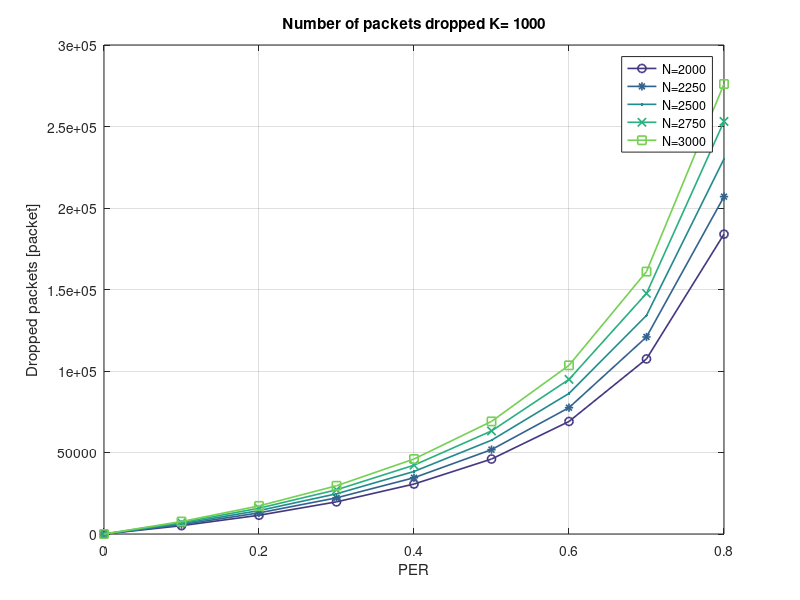
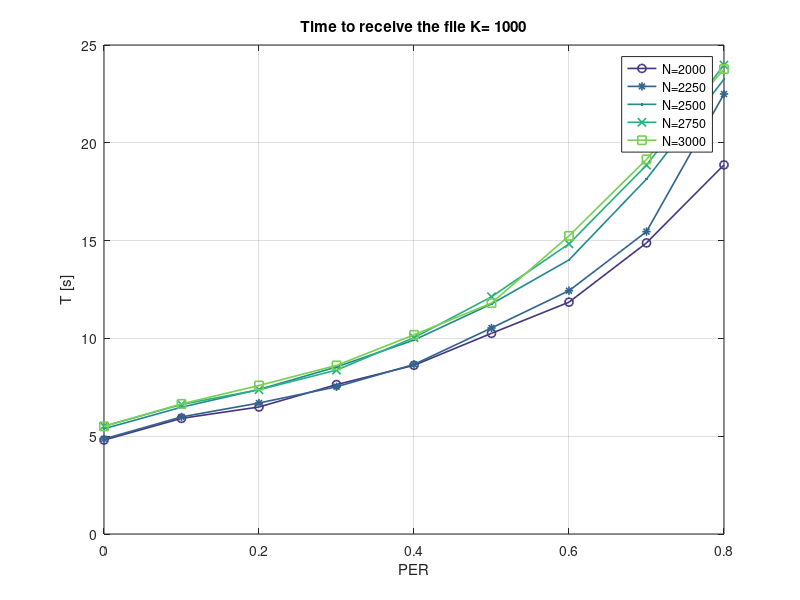
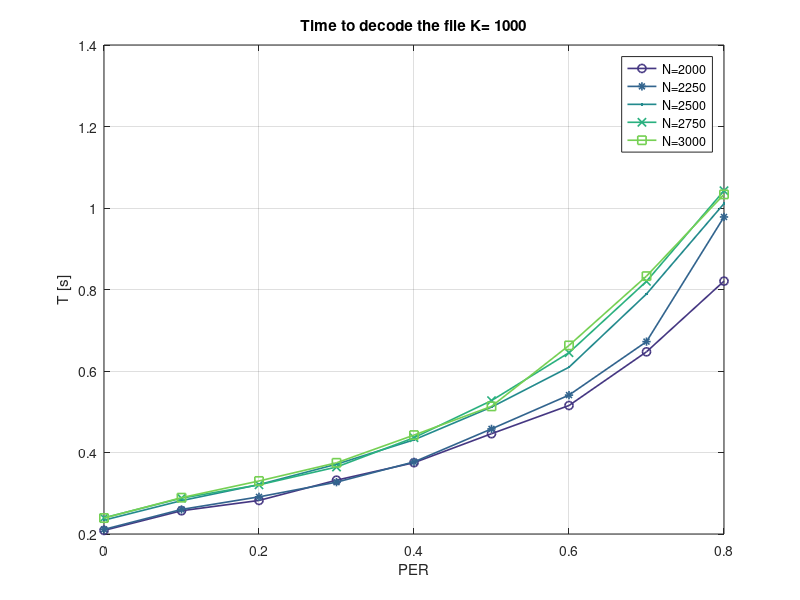
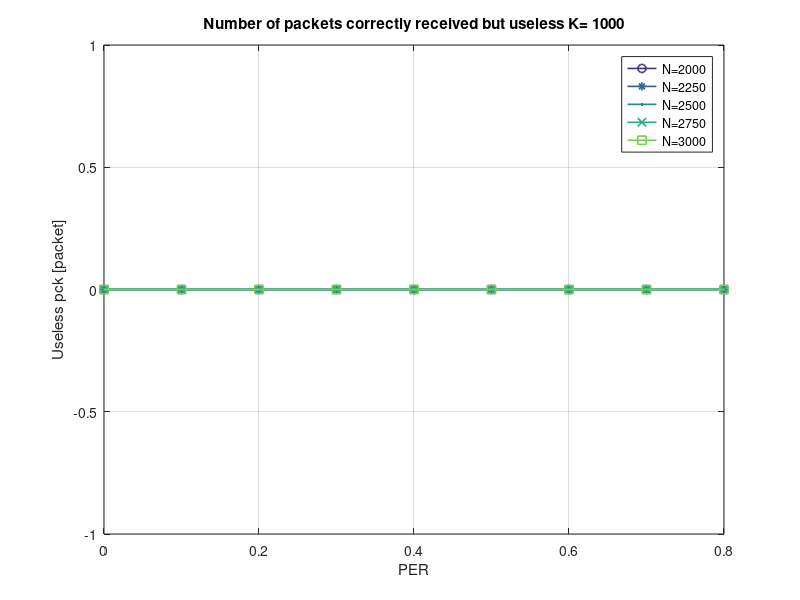

These charts were generated, in order, by the following MATLAB code:
clear all;
color_matrix = colormap;
markers = {'+-','o-','*-','.-','x-','s-','d-','^-','v-','>-','<-','p-','h-'};
markersize = 6; % 3 is best for tikz
linewidth = 1.2;
close all hidden;
%% LT RX
%%dectime	rxtime	totrxpck droppck	rxpck	uselesspck PER_estimate PER	K_TB_SIZE N_TB_SIZE
%%dectime	rxtime	totrxpck droppck	rxpck	uselesspck PER_estimate PER	K_TB_SIZE N_TB_SIZE	faileddec
data_LT_rx=importdata('./data/data_LT_rx_PER_mode_0.txt',' ');
Nmc=100; %number of Montecarlo trials for each tuple of PER-K-N
PERs=unique(data_LT_rx(:,8));
Ks=unique(data_LT_rx(:,9));
increments=unique(data_LT_rx(find(data_LT_rx(:,9)==Ks(1)),10))-Ks(1);
for i=1:length(PERs)
    for j=1:length(Ks)
        for k=1:length(increments)
    data_PER_K_N_rx=[];
    data_PER_K_N_rx=data_LT_rx(find(data_LT_rx(:,8)==PERs(i) & data_LT_rx(:,9)==Ks(j) & data_LT_rx(:,10)==(Ks(j)+increments(k))),:);
    dectime_LT(i,j,k)=mean(data_PER_K_N_rx(:,1));
    rxtime_LT(i,j,k)=mean(data_PER_K_N_rx(:,2));
    totrxpck_LT(i,j,k)=mean(data_PER_K_N_rx(:,3));
    droppck_LT(i,j,k)=mean(data_PER_K_N_rx(:,4));
    rxpck_LT(i,j,k)=mean(data_PER_K_N_rx(:,5));
    uselesspck_LT(i,j,k)=mean(data_PER_K_N_rx(:,6));
    PER_estimate_LT(i,j,k)=mean(data_PER_K_N_rx(:,7));
        end
    end
end

for j=1:length(Ks)
    figure();
    for k=1:length(increments)
        plot(PERs,squeeze(droppck_LT(:,j,k)), markers{mod(k, numel(markers)) + 1}, 'Color', color_matrix(mod(k*10, size(color_matrix, 1)) + 1,:), ...
				'LineWidth', linewidth, 'MarkerSize', markersize)
        title(['Number of packets dropped K= ', num2str(Ks(j))]);
        hold all;
    end
    grid on;
    xlabel('PER');
	ylabel('Dropped packets [packet]');
    str=[cellstr(num2str((Ks(j)+increments), 'N=%-d'))']';
    for i=1:length(str(:,1))
        str_legend(i)=cellstr(strjoin(str(i,:)));
    end
    legend(str_legend');
    
    figure();
    for k=1:length(increments)
        plot(PERs,squeeze(rxtime_LT(:,j,k)), markers{mod(k, numel(markers)) + 1}, 'Color', color_matrix(mod(k*10, size(color_matrix, 1)) + 1,:), ...
				'LineWidth', linewidth, 'MarkerSize', markersize)
        title(['Time to receive the file K= ', num2str(Ks(j))]);
        hold all;
    end
    grid on;
    xlabel('PER');
	ylabel('T [s]')
    str=[cellstr(num2str((Ks(j)+increments), 'N=%-d'))']';
    for i=1:length(str(:,1))
        str_legend(i)=cellstr(strjoin(str(i,:)));
    end
    legend(str_legend');
    
    figure();
    for k=1:length(increments)
        plot(PERs,squeeze(dectime_LT(:,j,k)), markers{mod(k, numel(markers)) + 1}, 'Color', color_matrix(mod(k*10, size(color_matrix, 1)) + 1,:), ...
				'LineWidth', linewidth, 'MarkerSize', markersize)
        title(['Time to decode the file K= ', num2str(Ks(j))]);
        hold all;
    end
    grid on;
    xlabel('PER');
	ylabel('T [s]');
    str=[cellstr(num2str((Ks(j)+increments), 'N=%-d'))']';
    for i=1:length(str(:,1))
        str_legend(i)=cellstr(strjoin(str(i,:)));
    end
    legend(str_legend');
    
    figure();
    for k=1:length(increments)
        plot(PERs,squeeze(uselesspck_LT(:,j,k)), markers{mod(k, numel(markers)) + 1}, 'Color', color_matrix(mod(k*10, size(color_matrix, 1)) + 1,:), ...
				'LineWidth', linewidth, 'MarkerSize', markersize);
        title(['Number of packets correctly received but useless K= ', num2str(Ks(j))]);
        hold all;
    end
    grid on;
    xlabel('PER');
	ylabel('Useless pck [packet]')
    str=[cellstr(num2str((Ks(j)+increments), 'N=%-d'))']';
    for i=1:length(str(:,1))
        str_legend(i)=cellstr(strjoin(str(i,:)));
    end
    legend(str_legend');
end
%% LT TX
%sent infile time goodput throughput	PER_estimate PER	K_TB_SIZE	N_TB_SIZE
data_LT_tx=importdata('./data/data_LT_tx_PER_mode_0.txt',' ');
PERs=unique(data_LT_tx(:,7));
Ks=unique(data_LT_tx(:,8));
increments=unique(data_LT_tx(find(data_LT_tx(:,8)==Ks(1)),9))-Ks(1);

for i=1:length(PERs)
    for j=1:length(Ks)
        for k=1:length(increments)
            data_PER_K_N_tx=[];
            data_PER_K_N_tx=data_LT_tx(find(data_LT_tx(:,7)==PERs(i) & data_LT_tx(:,8)==Ks(j) & data_LT_tx(:,9)==(Ks(j)+increments(k))),:);
            sent_LT(i,j,k)=mean(data_PER_K_N_tx(:,1));
            time_LT(i,j,k)=mean(data_PER_K_N_tx(:,3));
            goodput_LT(i,j,k)=mean(data_PER_K_N_tx(:,4));
            throughput_LT(i,j,k)=mean(data_PER_K_N_tx(:,5));
            PER_estimate_LT(i,j,k)=mean(data_PER_K_N_tx(:,6));
        end
    end
end

for j=1:length(Ks)
    figure();
    for k=1:length(increments)
        plot(PERs,squeeze(goodput_LT(:,j,k)), markers{mod(k, numel(markers)) + 1}, 'Color', color_matrix(mod(k*10, size(color_matrix, 1)) + 1,:), ...
				'LineWidth', linewidth, 'MarkerSize', markersize)
        title(['Goodput K= ', num2str(Ks(j))]);
        hold all;
    end
    grid on;
    xlabel('PER');
	ylabel('Goodput [Mbit/s]')
    str=[cellstr(num2str((Ks(j)+increments), 'N=%-d'))']';
    for i=1:length(str(:,1))
        str_legend(i)=cellstr(strjoin(str(i,:)));
    end
    legend(str_legend');
    
    figure();
    for k=1:length(increments)
        plot(PERs,squeeze(throughput_LT(:,j,k)), markers{mod(k, numel(markers)) + 1}, 'Color', color_matrix(mod(k*10, size(color_matrix, 1)) + 1,:), ...
				'LineWidth', linewidth, 'MarkerSize', markersize)
        title(['Throughput K= ', num2str(Ks(j))]);
        hold all;
    end
    grid on;
    xlabel('PER');
	ylabel('Throughput [Mbit/s]')
    str=[cellstr(num2str((Ks(j)+increments), 'N=%-d'))']';
    for i=1:length(str(:,1))
        str_legend(i)=cellstr(strjoin(str(i,:)));
    end
    legend(str_legend');
    
    figure();
    for k=1:length(increments)
        plot(PERs,squeeze(PER_estimate_LT(:,j,k)), markers{mod(k, numel(markers)) + 1}, 'Color', color_matrix(mod(k*10, size(color_matrix, 1)) + 1,:), ...
				'LineWidth', linewidth, 'MarkerSize', markersize)
        title(['PER estimated @TX K= ', num2str(Ks(j))]);
        hold all;
    end
    grid on;
    xlabel('PER');
	ylabel('PER estimate');
    str=[cellstr(num2str((Ks(j)+increments), 'N=%-d'))']';
    for i=1:length(str(:,1))
        str_legend(i)=cellstr(strjoin(str(i,:)));
    end
    legend(str_legend');
    
    figure();
    for k=1:length(increments)
        plot(PERs,squeeze(goodput_LT(:,j,k))./squeeze(throughput_LT(:,j,k)), markers{mod(k, numel(markers)) + 1}, 'Color', color_matrix(mod(k*10, size(color_matrix, 1)) + 1,:), ...
				'LineWidth', linewidth, 'MarkerSize', markersize)
        title(['Efficiency K= ', num2str(Ks(j))]);
        hold all;
    end
    grid on;
    xlabel('PER');
    ylabel('Efficiency');
    str=[cellstr(num2str((Ks(j)+increments), 'N=%-d'))']';
    for i=1:length(str(:,1))
        str_legend(i)=cellstr(strjoin(str(i,:)));
    end
    legend(str_legend');
end


for k = 1:length(increments)
	figure();
	hold all;
	for j = 1:length(Ks)
		plot(PERs, squeeze(goodput_LT(:,j,k))./squeeze(throughput_LT(:,j,k)), markers{mod(j, numel(markers)) + 1}, 'Color', color_matrix(mod(j*10, size(color_matrix, 1)) + 1,:), ...
				'LineWidth', linewidth, 'MarkerSize', markersize)
	end
	title(strcat('Efficiency for N - K = ', num2str(increments(k))));
	hold all;
	grid on;
	xlabel('PER');
	ylabel('Efficiency');
	str=[cellstr(num2str((Ks), 'K=%-d'))']';
	for i=1:length(str(:,1))
		str_legend(i)=cellstr(strjoin(str(i,:)));
	end
	legend(str_legend');
	
	figure();
	hold all;
	for j = 1:length(Ks)
		plot(PERs, squeeze(goodput_LT(:,j,k)), markers{mod(j, numel(markers)) + 1}, 'Color', color_matrix(mod(j*10, size(color_matrix, 1)) + 1,:), ...
				'LineWidth', linewidth, 'MarkerSize', markersize)
	end
	title(strcat('Goodput for N - K = ', num2str(increments(k))));
	hold all;
	grid on;
	xlabel('PER');
	ylabel('Goodput [Mbit/s]');
	str=[cellstr(num2str((Ks), 'K=%-d'))']';
	for i=1:length(str(:,1))
		str_legend(i)=cellstr(strjoin(str(i,:)));
	end
	legend(str_legend');
	
	
end
